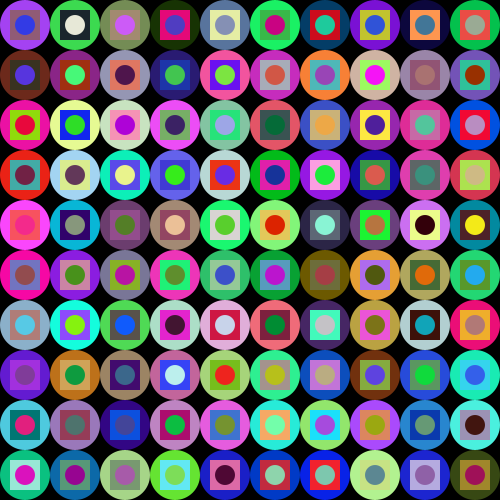
Frame 1 (no input)
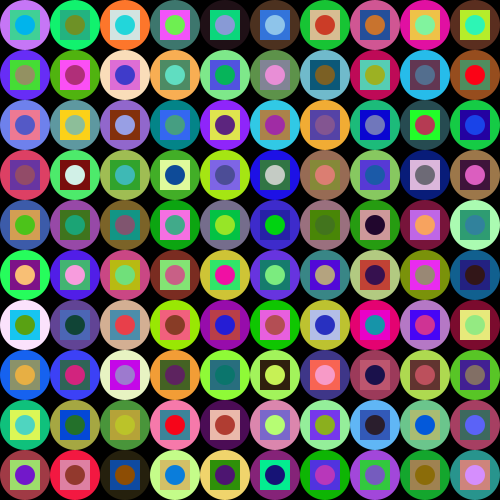
Frame 60 (the mouse pressed at the canvas centre just before this capture)
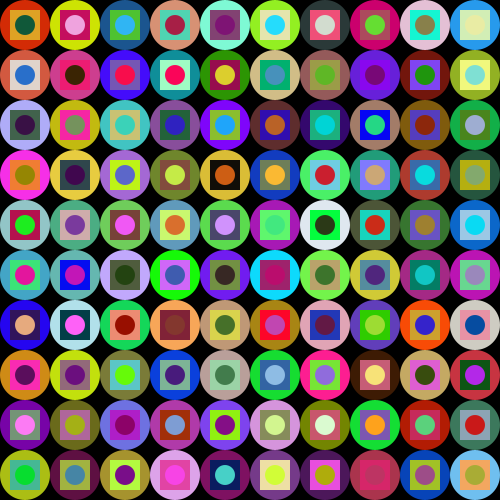
Frame 120 (the mouse held since frame 60 and released just before this capture)

The Processing sketch that drew these frames (run headless with seeded random() and noise(); from frame 60 on, the mouse is pressed at the canvas centre):

// Processing sketch: processing_91166
// ── processing_91166.pde

void setup(){
size (500,500);
smooth();
}
 
void draw(){
noStroke();
background(0);
ellipseMode(CORNER);
for(int yPos = 0; yPos <displayHeight; yPos += 50){
for(int xPos = 0; xPos < displayWidth; xPos += 50){
fill(random(0,255),random(0,255),random(0,255));
ellipse(xPos,yPos,50,50);
}
}
delay(100);
for(int yPos = 10; yPos <displayHeight; yPos += 50){
for(int xPos = 10; xPos < displayWidth; xPos += 50){
fill(random(0,255),random(0,255),random(0,255));
rect(xPos,yPos,30,30);
}
}
for(int yPos = 15; yPos <displayHeight; yPos += 50){
for(int xPos = 15; xPos < displayWidth; xPos += 50){
fill(random(0,255),random(0,255),random(0,255));
ellipse(xPos,yPos,20,20);
}
}
}
